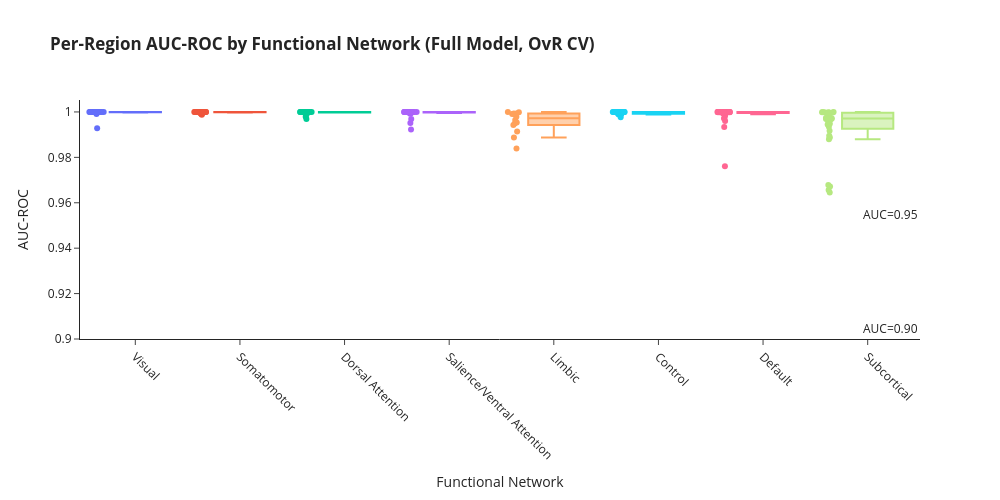

The code cell stored with this chart in its notebook:
### Markdown cell above
- The model is extremely good at avoiding false positives (specificity ~1 for all regions).
- Detection of true positives varies by region: cortical regions are highly informative, while subcortical/limbic regions are harder to classify correctly.
- This confirms your earlier summary: high specificity everywhere, variable sensitivity by region.

### Code cell
# =============================================================================
# AUC-ROC BY NETWORK
# =============================================================================

fig = px.box(
    binary_full_ovr_cv,
    x='major_network', y='auc_roc',
    color='major_network',
    points='all',
    hover_data=['region_name'],
    title='<b>Per-Region AUC-ROC by Functional Network (Full Model, OvR CV)</b>'
)

fig.add_hline(y=0.9, line_dash='dash', line_color='red', annotation_text='AUC=0.90')
fig.add_hline(y=0.95, line_dash='dot', line_color='green', annotation_text='AUC=0.95')

fig.update_layout(
    xaxis_title='Functional Network',
    yaxis_title='AUC-ROC',
    template='simple_white',
    height=500, width=1000,
    showlegend=False
)
fig.update_xaxes(tickangle=45)
fig.show()

### Figure 1 — Plotly figure (JSON) as saved in the notebook; plotly's stock layout.template omitted (floating-point values rounded to 4 significant figures)
{"data": [{"alignmentgroup": "True", "boxpoints": "all", "customdata": [["LH_VisCent_ExStr_2"], ["LH_VisCent_ExStr_1"], ["LH_VisCent_Striate_1"], ["LH_VisCent_ExStr_3"], ["LH_VisCent_ExStr_4"], ["LH_VisCent_ExStr_5"], ["LH_VisPeri_ExStrInf_1"], ["LH_VisPeri_ExStrInf_2"], ["LH_VisPeri_ExStrInf_3"], ["LH_VisPeri_StriCal_1"], ["LH_VisPeri_ExStrSup_1"], ["LH_VisPeri_ExStrSup_2"], ["RH_VisCent_ExStr_1"], ["RH_VisCent_ExStr_2"], ["RH_VisCent_Striate_1"], ["RH_VisCent_ExStr_3"], ["RH_VisCent_ExStr_4"], ["RH_VisCent_ExStr_5"], ["RH_VisPeri_ExStrInf_1"], ["RH_VisPeri_ExStrInf_2"], ["RH_VisPeri_StriCal_1"], ["RH_VisPeri_ExStrSup_1"], ["RH_VisPeri_ExStrSup_2"], ["RH_VisPeri_ExStrSup_3"]], "hovertemplate": "major_network=%{x}<br>auc_roc=%{y}<br>region_name=%{customdata[0]}<extra></extra>", "legendgroup": "Visual", "marker": {"color": "#636efa"}, "name": "Visual", "notched": false, "offsetgroup": "Visual", "orientation": "v", "showlegend": true, "type": "box", "x": ["Visual", "Visual", "Visual", "Visual", "Visual", "Visual", "Visual", "Visual", "Visual", "Visual", "Visual", "Visual", "Visual", "Visual", "Visual", "Visual", "Visual", "Visual", "Visual", "Visual", "Visual", "Visual", "Visual", "Visual"], "x0": " ", "xaxis": "x", "y": [0.9991, 1.0, 1.0, 0.9998, 1.0, 1.0, 0.9999, 0.9999, 0.9928, 1.0, 1.0, 1.0, 1.0, 0.9999, 1.0, 0.9998, 1.0, 1.0, 1.0, 0.9999, 1.0, 1.0, 1.0, 1.0], "y0": " ", "yaxis": "y"}, {"alignmentgroup": "True", "boxpoints": "all", "customdata": [["LH_SomMotA_1"], ["LH_SomMotA_2"], ["LH_SomMotA_3"], ["LH_SomMotA_4"], ["LH_SomMotA_5"], ["LH_SomMotA_6"], ["LH_SomMotA_7"], ["LH_SomMotA_8"], ["LH_SomMotB_Aud_1"], ["LH_SomMotB_Aud_2"], ["LH_SomMotB_S2_1"], ["LH_SomMotB_S2_2"], ["LH_SomMotB_Aud_3"], ["LH_SomMotB_S2_3"], ["LH_SomMotB_Cent_1"], ["LH_SomMotB_Cent_2"], ["RH_SomMotA_1"], ["RH_SomMotA_2"], ["RH_SomMotA_3"], ["RH_SomMotA_4"], ["RH_SomMotA_5"], ["RH_SomMotA_6"], ["RH_SomMotA_7"], ["RH_SomMotA_8"], ["RH_SomMotA_9"], ["RH_SomMotA_10"], ["RH_SomMotA_11"], ["RH_SomMotB_Aud_1"], ["RH_SomMotB_Aud_2"], ["RH_SomMotB_S2_1"], ["RH_SomMotB_S2_2"], ["RH_SomMotB_S2_3"], ["RH_SomMotB_S2_4"], ["RH_SomMotB_Cent_1"]], "hovertemplate": "major_network=%{x}<br>auc_roc=%{y}<br>region_name=%{customdata[0]}<extra></extra>", "legendgroup": "Somatomotor", "marker": {"color": "#EF553B"}, "name": "Somatomotor", "notched": false, "offsetgroup": "Somatomotor", "orientation": "v", "showlegend": true, "type": "box", "x": ["Somatomotor", "Somatomotor", "Somatomotor", "Somatomotor", "Somatomotor", "Somatomotor", "Somatomotor", "Somatomotor", "Somatomotor", "Somatomotor", "Somatomotor", "Somatomotor", "Somatomotor", "Somatomotor", "Somatomotor", "Somatomotor", "Somatomotor", "Somatomotor", "Somatomotor", "Somatomotor", "Somatomotor", "Somatomotor", "Somatomotor", "Somatomotor", "Somatomotor", "Somatomotor", "Somatomotor", "Somatomotor", "Somatomotor", "Somatomotor", "Somatomotor", "Somatomotor", "Somatomotor", "Somatomotor"], "x0": " ", "xaxis": "x", "y": [0.9999, 0.9992, 1.0, 0.9999, 1.0, 0.9998, 1.0, 1.0, 1.0, 1.0, 0.9987, 1.0, 0.9992, 0.9999, 1.0, 0.9997, 1.0, 0.9999, 0.9999, 1.0, 0.9993, 1.0, 1.0, 0.9999, 0.9998, 1.0, 0.9998, 0.9999, 0.9998, 0.9999, 0.9999, 1.0, 1.0, 1.0], "y0": " ", "yaxis": "y"}, {"alignmentgroup": "True", "boxpoints": "all", "customdata": [["LH_DorsAttnA_TempOcc_1"], ["LH_DorsAttnA_TempOcc_2"], ["LH_DorsAttnA_ParOcc_1"], ["LH_DorsAttnA_SPL_1"], ["LH_DorsAttnA_SPL_2"], ["LH_DorsAttnA_SPL_3"], ["LH_DorsAttnB_PostC_1"], ["LH_DorsAttnB_PostC_2"], ["LH_DorsAttnB_PostC_3"], ["LH_DorsAttnB_PostC_4"], ["LH_DorsAttnB_FEF_1"], ["RH_DorsAttnA_TempOcc_1"], ["RH_DorsAttnA_ParOcc_1"], ["RH_DorsAttnA_SPL_1"], ["RH_DorsAttnA_SPL_2"], ["RH_DorsAttnA_SPL_3"], ["RH_DorsAttnA_SPL_4"], ["RH_DorsAttnB_PostC_1"], ["RH_DorsAttnB_PostC_2"], ["RH_DorsAttnB_PostC_3"], ["RH_DorsAttnB_PostC_4"], ["RH_DorsAttnB_FEF_1"]], "hovertemplate": "major_network=%{x}<br>auc_roc=%{y}<br>region_name=%{customdata[0]}<extra></extra>", "legendgroup": "Dorsal Attention", "marker": {"color": "#00cc96"}, "name": "Dorsal Attention", "notched": false, "offsetgroup": "Dorsal Attention", "orientation": "v", "showlegend": true, "type": "box", "x": ["Dorsal Attention", "Dorsal Attention", "Dorsal Attention", "Dorsal Attention", "Dorsal Attention", "Dorsal Attention", "Dorsal Attention", "Dorsal Attention", "Dorsal Attention", "Dorsal Attention", "Dorsal Attention", "Dorsal Attention", "Dorsal Attention", "Dorsal Attention", "Dorsal Attention", "Dorsal Attention", "Dorsal Attention", "Dorsal Attention", "Dorsal Attention", "Dorsal Attention", "Dorsal Attention", "Dorsal Attention"], "x0": " ", "xaxis": "x", "y": [0.9999, 1.0, 0.9979, 0.9999, 1.0, 0.9998, 1.0, 1.0, 0.9999, 1.0, 0.9992, 0.9999, 0.999, 1.0, 1.0, 0.9999, 1.0, 1.0, 0.9998, 1.0, 1.0, 0.9969], "y0": " ", "yaxis": "y"}, {"alignmentgroup": "True", "boxpoints": "all", "customdata": [["LH_SalVentAttnA_ParOper_1"], ["LH_SalVentAttnA_Ins_1"], ["LH_SalVentAttnA_FrOper_1"], ["LH_SalVentAttnA_FrOper_2"], ["LH_SalVentAttnA_ParMed_1"], ["LH_SalVentAttnA_FrMed_1"], ["LH_SalVentAttnA_FrMed_2"], ["LH_SalVentAttnB_IPL_1"], ["LH_SalVentAttnB_PFCl_1"], ["LH_SalVentAttnB_Ins_1"], ["LH_SalVentAttnB_PFCmp_1"], ["RH_SalVentAttnA_ParOper_1"], ["RH_SalVentAttnA_PrC_1"], ["RH_SalVentAttnA_Ins_1"], ["RH_SalVentAttnA_Ins_2"], ["RH_SalVentAttnA_FrOper_1"], ["RH_SalVentAttnA_FrMed_1"], ["RH_SalVentAttnA_ParMed_1"], ["RH_SalVentAttnA_ParMed_2"], ["RH_SalVentAttnA_FrMed_2"], ["RH_SalVentAttnB_IPL_1"], ["RH_SalVentAttnB_PFClv_1"], ["RH_SalVentAttnB_PFCl_1"], ["RH_SalVentAttnB_Ins_1"], ["RH_SalVentAttnB_Ins_2"], ["RH_SalVentAttnB_PFCmp_1"]], "hovertemplate": "major_network=%{x}<br>auc_roc=%{y}<br>region_name=%{customdata[0]}<extra></extra>", "legendgroup": "Salience/Ventral Attention", "marker": {"color": "#ab63fa"}, "name": "Salience/Ventral Attention", "notched": false, "offsetgroup": "Salience/Ventral Attention", "orientation": "v", "showlegend": true, "type": "box", "x": ["Salience/Ventral Attention", "Salience/Ventral Attention", "Salience/Ventral Attention", "Salience/Ventral Attention", "Salience/Ventral Attention", "Salience/Ventral Attention", "Salience/Ventral Attention", "Salience/Ventral Attention", "Salience/Ventral Attention", "Salience/Ventral Attention", "Salience/Ventral Attention", "Salience/Ventral Attention", "Salience/Ventral Attention", "Salience/Ventral Attention", "Salience/Ventral Attention", "Salience/Ventral Attention", "Salience/Ventral Attention", "Salience/Ventral Attention", "Salience/Ventral Attention", "Salience/Ventral Attention", "Salience/Ventral Attention", "Salience/Ventral Attention", "Salience/Ventral Attention", "Salience/Ventral Attention", "Salience/Ventral Attention", "Salience/Ventral Attention"], "x0": " ", "xaxis": "x", "y": [1.0, 0.9996, 0.9998, 1.0, 1.0, 1.0, 1.0, 0.9999, 0.9997, 1.0, 1.0, 1.0, 0.9969, 0.9923, 0.9999, 1.0, 1.0, 0.9951, 1.0, 1.0, 0.9999, 0.9999, 0.9996, 0.9992, 1.0, 1.0], "y0": " ", "yaxis": "y"}, {"alignmentgroup": "True", "boxpoints": "all", "customdata": [["LH_LimbicB_OFC_1"], ["LH_LimbicB_OFC_2"], ["LH_LimbicA_TempPole_1"], ["LH_LimbicA_TempPole_2"], ["LH_LimbicA_TempPole_3"], ["LH_LimbicA_TempPole_4"], ["RH_LimbicB_OFC_1"], ["RH_LimbicB_OFC_2"], ["RH_LimbicB_OFC_3"], ["RH_LimbicB_OFC_4"], ["RH_LimbicA_TempPole_1"], ["RH_LimbicA_TempPole_2"], ["RH_LimbicA_TempPole_3"], ["RH_LimbicA_TempPole_4"]], "hovertemplate": "major_network=%{x}<br>auc_roc=%{y}<br>region_name=%{customdata[0]}<extra></extra>", "legendgroup": "Limbic", "marker": {"color": "#FFA15A"}, "name": "Limbic", "notched": false, "offsetgroup": "Limbic", "orientation": "v", "showlegend": true, "type": "box", "x": ["Limbic", "Limbic", "Limbic", "Limbic", "Limbic", "Limbic", "Limbic", "Limbic", "Limbic", "Limbic", "Limbic", "Limbic", "Limbic", "Limbic"], "x0": " ", "xaxis": "x", "y": [0.9943, 0.9998, 0.9979, 0.9953, 0.9887, 0.9839, 0.9993, 0.9991, 1.0, 0.9993, 0.9965, 0.995, 0.9914, 0.9991], "y0": " ", "yaxis": "y"}, {"alignmentgroup": "True", "boxpoints": "all", "customdata": [["LH_ContA_Temp_1"], ["LH_ContA_IPS_1"], ["LH_ContA_IPS_2"], ["LH_ContA_IPS_3"], ["LH_ContA_PFCd_1"], ["LH_ContA_PFClv_1"], ["LH_ContA_PFCl_1"], ["LH_ContA_PFCl_2"], ["LH_ContA_PFCl_3"], ["LH_ContA_Cingm_1"], ["LH_ContB_Temp_1"], ["LH_ContB_IPL_1"], ["LH_ContB_PFCl_1"], ["LH_ContB_PFClv_1"], ["LH_ContB_PFClv_2"], ["LH_ContC_pCun_1"], ["LH_ContC_pCun_2"], ["LH_ContC_Cingp_1"], ["RH_ContA_IPS_1"], ["RH_ContA_IPS_2"], ["RH_ContA_PFCd_1"], ["RH_ContA_PFCl_1"], ["RH_ContA_PFCl_2"], ["RH_ContA_Cingm_1"], ["RH_ContB_Temp_1"], ["RH_ContB_Temp_2"], ["RH_ContB_IPL_1"], ["RH_ContB_IPL_2"], ["RH_ContB_PFCld_1"], ["RH_ContB_PFCld_2"], ["RH_ContB_PFClv_1"], ["RH_ContB_PFClv_2"], ["RH_ContB_PFCmp_1"], ["RH_ContB_PFCld_3"], ["RH_ContC_pCun_1"], ["RH_ContC_pCun_2"], ["RH_ContC_Cingp_1"]], "hovertemplate": "major_network=%{x}<br>auc_roc=%{y}<br>region_name=%{customdata[0]}<extra></extra>", "legendgroup": "Control", "marker": {"color": "#19d3f3"}, "name": "Control", "notched": false, "offsetgroup": "Control", "orientation": "v", "showlegend": true, "type": "box", "x": ["Control", "Control", "Control", "Control", "Control", "Control", "Control", "Control", "Control", "Control", "Control", "Control", "Control", "Control", "Control", "Control", "Control", "Control", "Control", "Control", "Control", "Control", "Control", "Control", "Control", "Control", "Control", "Control", "Control", "Control", "Control", "Control", "Control", "Control", "Control", "Control", "Control"], "x0": " ", "xaxis": "x", "y": [0.9977, 1.0, 1.0, 0.9998, 0.9997, 0.9997, 1.0, 0.999, 0.9991, 0.9991, 0.9991, 0.9999, 0.9996, 1.0, 0.9991, 1.0, 1.0, 1.0, 1.0, 1.0, 0.9989, 0.9999, 0.9999, 0.9992, 0.9999, 0.9989, 1.0, 1.0, 0.9992, 1.0, 0.9996, 0.9996, 1.0, 0.9999, 1.0, 1.0, 1.0], "y0": " ", "yaxis": "y"}, {"alignmentgroup": "True", "boxpoints": "all", "customdata": [["LH_DefaultA_IPL_1"], ["LH_DefaultA_PFCd_1"], ["LH_DefaultA_pCunPCC_1"], ["LH_DefaultA_pCunPCC_2"], ["LH_DefaultA_pCunPCC_3"], ["LH_DefaultA_PFCm_1"], ["LH_DefaultA_PFCm_2"], ["LH_DefaultA_PFCm_3"], ["LH_DefaultB_Temp_1"], ["LH_DefaultB_Temp_2"], ["LH_DefaultB_Temp_3"], ["LH_DefaultB_Temp_4"], ["LH_DefaultB_IPL_1"], ["LH_DefaultB_PFCd_1"], ["LH_DefaultB_PFCd_2"], ["LH_DefaultB_PFCd_3"], ["LH_DefaultB_PFCd_4"], ["LH_DefaultB_PFCv_1"], ["LH_DefaultB_PFCv_2"], ["LH_DefaultB_PFCv_3"], ["LH_DefaultB_PFCv_4"], ["LH_DefaultC_IPL_1"], ["LH_DefaultC_Rsp_1"], ["LH_DefaultC_PHC_1"], ["LH_TempPar_1"], ["LH_TempPar_2"], ["RH_DefaultA_IPL_1"], ["RH_DefaultA_PFCd_1"], ["RH_DefaultA_pCunPCC_1"], ["RH_DefaultA_PFCm_1"], ["RH_DefaultA_PFCm_2"], ["RH_DefaultA_PFCm_3"], ["RH_DefaultB_Temp_1"], ["RH_DefaultB_AntTemp_1"], ["RH_DefaultB_PFCd_1"], ["RH_DefaultB_PFCv_1"], ["RH_DefaultC_IPL_1"], ["RH_DefaultC_Rsp_1"], ["RH_DefaultC_PHC_1"], ["RH_TempPar_1"], ["RH_TempPar_2"], ["RH_TempPar_3"], ["RH_TempPar_4"]], "hovertemplate": "major_network=%{x}<br>auc_roc=%{y}<br>region_name=%{customdata[0]}<extra></extra>", "legendgroup": "Default", "marker": {"color": "#FF6692"}, "name": "Default", "notched": false, "offsetgroup": "Default", "orientation": "v", "showlegend": true, "type": "box", "x": ["Default", "Default", "Default", "Default", "Default", "Default", "Default", "Default", "Default", "Default", "Default", "Default", "Default", "Default", "Default", "Default", "Default", "Default", "Default", "Default", "Default", "Default", "Default", "Default", "Default", "Default", "Default", "Default", "Default", "Default", "Default", "Default", "Default", "Default", "Default", "Default", "Default", "Default", "Default", "Default", "Default", "Default", "Default"], "x0": " ", "xaxis": "x", "y": [1.0, 1.0, 1.0, 1.0, 1.0, 0.9999, 1.0, 1.0, 0.9998, 0.9973, 1.0, 0.9999, 0.9971, 1.0, 1.0, 1.0, 1.0, 0.9999, 0.996, 0.9999, 1.0, 0.9999, 1.0, 1.0, 0.999, 0.9934, 0.9998, 0.9989, 1.0, 1.0, 0.976, 1.0, 0.9999, 0.9999, 1.0, 1.0, 0.9998, 1.0, 1.0, 0.9994, 0.9995, 0.9995, 0.9983], "y0": " ", "yaxis": "y"}, {"alignmentgroup": "True", "boxpoints": "all", "customdata": [["aHIP-rh"], ["pHIP-rh"], ["lAMY-rh"], ["mAMY-rh"], ["THA-DP-rh"], ["THA-VP-rh"], ["THA-VA-rh"], ["THA-DA-rh"], ["NAc-shell-rh"], ["NAc-core-rh"], ["pGP-rh"], ["aGP-rh"], ["aPUT-rh"], ["pPUT-rh"], ["aCAU-rh"], ["pCAU-rh"], ["aHIP-lh"], ["pHIP-lh"], ["lAMY-lh"], ["mAMY-lh"], ["THA-DP-lh"], ["THA-VP-lh"], ["THA-VA-lh"], ["THA-DA-lh"], ["NAc-shell-lh"], ["NAc-core-lh"], ["pGP-lh"], ["aGP-lh"], ["aPUT-lh"], ["pPUT-lh"], ["aCAU-lh"], ["pCAU-lh"]], "hovertemplate": "major_network=%{x}<br>auc_roc=%{y}<br>region_name=%{customdata[0]}<extra></extra>", "legendgroup": "Subcortical", "marker": {"color": "#B6E880"}, "name": "Subcortical", "notched": false, "offsetgroup": "Subcortical", "orientation": "v", "showlegend": true, "type": "box", "x": ["Subcortical", "Subcortical", "Subcortical", "Subcortical", "Subcortical", "Subcortical", "Subcortical", "Subcortical", "Subcortical", "Subcortical", "Subcortical", "Subcortical", "Subcortical", "Subcortical", "Subcortical", "Subcortical", "Subcortical", "Subcortical", "Subcortical", "Subcortical", "Subcortical", "Subcortical", "Subcortical", "Subcortical", "Subcortical", "Subcortical", "Subcortical", "Subcortical", "Subcortical", "Subcortical", "Subcortical", "Subcortical"], "x0": " ", "xaxis": "x", "y": [0.9996, 0.9968, 0.988, 0.9969, 0.9888, 0.9948, 1.0, 0.9974, 0.9935, 0.9974, 0.9645, 0.9679, 0.9997, 0.9998, 1.0, 0.9997, 0.9996, 0.9945, 0.9917, 0.9977, 0.9895, 0.9971, 0.9999, 0.9971, 0.9954, 0.9969, 0.9672, 0.9656, 0.9995, 0.9996, 0.9999, 0.9996], "y0": " ", "yaxis": "y"}], "layout": {"annotations": [{"showarrow": false, "text": "AUC=0.90", "x": 1, "xanchor": "right", "xref": "x domain", "y": 0.9, "yanchor": "bottom", "yref": "y"}, {"showarrow": false, "text": "AUC=0.95", "x": 1, "xanchor": "right", "xref": "x domain", "y": 0.95, "yanchor": "bottom", "yref": "y"}], "boxmode": "overlay", "height": 500, "legend": {"title": {"text": "major_network"}, "tracegroupgap": 0}, "shapes": [{"line": {"color": "red", "dash": "dash"}, "type": "line", "x0": 0, "x1": 1, "xref": "x domain", "y0": 0.9, "y1": 0.9, "yref": "y"}, {"line": {"color": "green", "dash": "dot"}, "type": "line", "x0": 0, "x1": 1, "xref": "x domain", "y0": 0.95, "y1": 0.95, "yref": "y"}], "showlegend": false, "title": {"text": "<b>Per-Region AUC-ROC by Functional Network (Full Model, OvR CV)</b>"}, "width": 1000, "xaxis": {"anchor": "y", "categoryarray": ["Visual", "Somatomotor", "Dorsal Attention", "Salience/Ventral Attention", "Limbic", "Control", "Default", "Subcortical"], "categoryorder": "array", "domain": [0, 1], "tickangle": 45, "title": {"text": "Functional Network"}}, "yaxis": {"anchor": "x", "domain": [0, 1], "title": {"text": "AUC-ROC"}}}}
